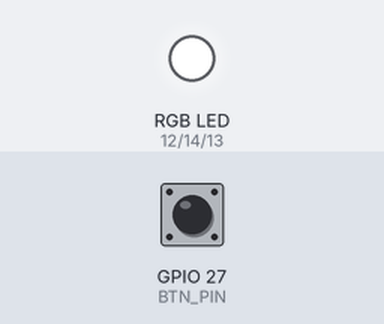
The sketch below on a simulated ESP32. Parts: an RGB LED mixed from three pins (HIGH = lit). Dashed ring = blinking. The test bench sets the inputs (shaded band); at power-on: GPIO 27 (BTN_PIN) LOW. Dim RGB values are drawn brighter than linear; what the sketch prints to the serial monitor is not drawn.

Above: at 1.2 s.
1.3 s: GPIO 27 (BTN_PIN) pulled HIGH for 0.15 s
At 2.6 s:
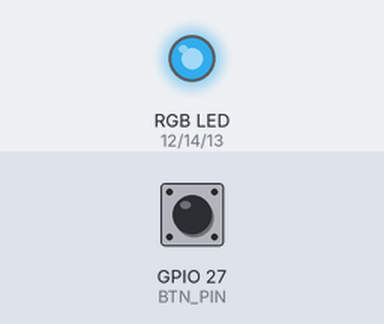
2.9 s: GPIO 27 (BTN_PIN) pulled HIGH for 1 s
At 4.3 s:
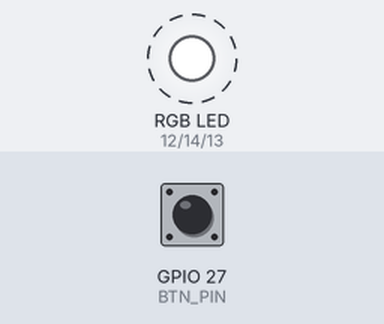
6.9 s: GPIO 27 (BTN_PIN) pulled HIGH for 0.15 s
At 8.73 s:
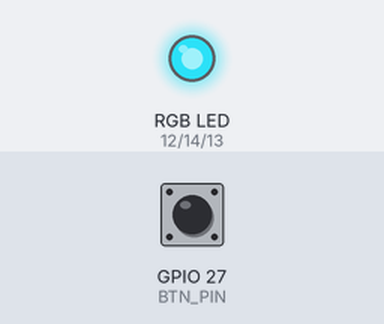
10.0 s: GPIO 27 (BTN_PIN) pulled HIGH for 3.2 s
At 14.5 s:
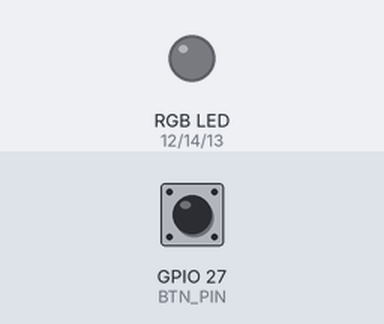
Timing chart, 0 to 15.7 s (numbered marks = the images above; inputs shaded):
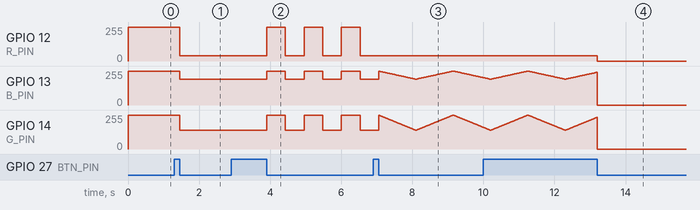

Measured:
- after the input at 1.3 s, GPIO 12 (R_PIN): 255/255 → 40/255 after 0.15 s; GPIO 13 (B_PIN): 255/255 → 194/255 after 0.15 s; GPIO 14 (G_PIN): 255/255 → 141/255 after 0.15 s
- after the input at 2.9 s, GPIO 12 (R_PIN): alternates 255/255 for 0.53 s and 40/255 for 0.53 s, starting after 1.0 s; GPIO 13 (B_PIN): alternates 255/255 for 0.53 s and 194/255 for 0.53 s, starting after 1.0 s; GPIO 14 (G_PIN): alternates 255/255 for 0.53 s and 141/255 for 0.53 s, starting after 1.0 s
- after the input at 6.9 s, GPIO 12 (R_PIN): stops changing and stays 40/255
- after the input at 10.0 s, GPIO 12 (R_PIN): 40/255 → 0/255 after 3.2 s

The sketch:

pwm_test.ino
```cpp
#include <WiFi.h>
#include <ESPAsyncWebServer.h>

// WiFi credentials
const char* ssid = "ESP32_AccessPoint";
const char* password = "12345678";

// Global variables for custom RGB values
volatile uint32_t CUSTOM_RGB[3] = {0, 0, 0}; // Default to black

// Create AsyncWebServer object on port 80
AsyncWebServer server(80);

// Pin definitions
#define R_PIN 12
#define G_PIN 14
#define B_PIN 13
#define BTN_PIN 27

// State definitions
#define SOLID_WHITE 0
#define SOLID_BLUE 1
#define ALTERNATING 2
#define RUNNING 3
#define CUSTOM 4

uint8_t BLUE[3] = {40, 141, 194};
uint8_t WHITE[3] = {255, 255, 255};

uint8_t state = 0;
uint8_t debounce = 0;
uint16_t running_cnt = 0;

float r_step;
float g_step;
float b_step;

// Function to handle RGB changes
void setCustomRGB(uint32_t r, uint32_t g, uint32_t b) {
  CUSTOM_RGB[0] = r;
  CUSTOM_RGB[1] = g;
  CUSTOM_RGB[2] = b;
}

void setup() {
  // Initialize pins
  pinMode(BTN_PIN, INPUT);
  pinMode(R_PIN, OUTPUT);
  pinMode(G_PIN, OUTPUT);
  pinMode(B_PIN, OUTPUT);

  // Initialize WiFi in access point mode
  WiFi.softAP(ssid, password);
  Serial.begin(115200);
  Serial.println("Access point started");
  Serial.print("IP Address: ");
  Serial.println(WiFi.softAPIP());

  // Serve the webpage for RGB input
  server.on("/", HTTP_GET, [](AsyncWebServerRequest *request){
    request->send(200, "text/html", R"rawliteral(
      <!DOCTYPE html>
      <html>
      <head>
      <meta name="viewport" content="width=device-width,initial-scale=1">
      <title>RGB Control</title>
      <style>
      body{font-family:Arial;max-width:400px;margin:50px auto;padding:20px;background:#222;color:#fff}
      h1{text-align:center;font-size:24px;margin:0 0 20px}
      .mode{text-align:center;margin-bottom:20px}
      .mode label{display:inline;margin:0 10px;font-weight:normal;cursor:pointer}
      .slider{width:100%;margin:15px 0}
      input[type=range]{width:100%;height:30px;-webkit-appearance:none;background:transparent}
      input[type=range]::-webkit-slider-track{height:8px;background:#555;border-radius:4px}
      input[type=range]::-webkit-slider-thumb{-webkit-appearance:none;width:24px;height:24px;border-radius:50%;cursor:pointer}
      input[type=range]::-moz-range-track{height:8px;background:#555;border-radius:4px}
      input[type=range]::-moz-range-thumb{width:24px;height:24px;border-radius:50%;border:0;cursor:pointer}
      #r::-webkit-slider-thumb,#r2::-webkit-slider-thumb{background:#f00}
      #r::-moz-range-thumb,#r2::-moz-range-thumb{background:#f00}
      #g::-webkit-slider-thumb,#g2::-webkit-slider-thumb{background:#0f0}
      #g::-moz-range-thumb,#g2::-moz-range-thumb{background:#0f0}
      #b::-webkit-slider-thumb,#b2::-webkit-slider-thumb{background:#00f}
      #b::-moz-range-thumb,#b2::-moz-range-thumb{background:#00f}
      label{display:flex;justify-content:space-between;margin-bottom:5px;font-weight:bold}
      .val{background:#333;border:1px solid #555;border-radius:4px;padding:2px 6px;color:#fff;width:35px;text-align:center}
      input[type=number]::-webkit-inner-spin-button,input[type=number]::-webkit-outer-spin-button{-webkit-appearance:none;margin:0}
      input[type=number]{-moz-appearance:textfield}
      #preview{height:60px;border-radius:8px;margin:20px 0;transition:background .1s}
      #preview2{height:60px;border-radius:8px;margin:20px 0;transition:background .1s;display:none}
      #c2{display:none}
      button{width:100%;padding:12px;font-size:16px;background:#0066cc;color:#fff;border:0;border-radius:6px;cursor:pointer;margin-top:10px}
      button:active{background:#0052a3}
      </style>
      </head>
      <body>
      <h1>RGB Light Control</h1>
      <div class="mode">
      <label><input type="radio" name="m" value="0" checked onchange="m()"> Single</label>
      <label><input type="radio" name="m" value="1" onchange="m()"> Transition</label>
      </div>
      <div id="preview"></div>
      <div id="c1">
      <div class="slider">
      <label>R: <input type="number" class="val" id="rv" min="0" max="255" value="0" onchange="v('r',this.value)"></label>
      <input type="range" id="r" min="0" max="255" value="0" oninput="u()">
      </div>
      <div class="slider">
      <label>G: <input type="number" class="val" id="gv" min="0" max="255" value="0" onchange="v('g',this.value)"></label>
      <input type="range" id="g" min="0" max="255" value="0" oninput="u()">
      </div>
      <div class="slider">
      <label>B: <input type="number" class="val" id="bv" min="0" max="255" value="0" onchange="v('b',this.value)"></label>
      <input type="range" id="b" min="0" max="255" value="0" oninput="u()">
      </div>
      </div>
      <div id="c2">
      <div id="preview2"></div>
      <div class="slider">
      <label>R2: <input type="number" class="val" id="r2v" min="0" max="255" value="0" onchange="v('r2',this.value)"></label>
      <input type="range" id="r2" min="0" max="255" value="0" oninput="u2()">
      </div>
      <div class="slider">
      <label>G2: <input type="number" class="val" id="g2v" min="0" max="255" value="0" onchange="v('g2',this.value)"></label>
      <input type="range" id="g2" min="0" max="255" value="0" oninput="u2()">
      </div>
      <div class="slider">
      <label>B2: <input type="number" class="val" id="b2v" min="0" max="255" value="0" onchange="v('b2',this.value)"></label>
      <input type="range" id="b2" min="0" max="255" value="0" oninput="u2()">
      </div>
      </div>
      <button onclick="s()">Set Color</button>
      <script>
      function u(){
      let r=document.getElementById('r').value;
      let g=document.getElementById('g').value;
      let b=document.getElementById('b').value;
      document.getElementById('rv').value=r;
      document.getElementById('gv').value=g;
      document.getElementById('bv').value=b;
      document.getElementById('preview').style.background='rgb('+r+','+g+','+b+')';
      }
      function u2(){
      let r2=document.getElementById('r2').value;
      let g2=document.getElementById('g2').value;
      let b2=document.getElementById('b2').value;
      document.getElementById('r2v').value=r2;
      document.getElementById('g2v').value=g2;
      document.getElementById('b2v').value=b2;
      document.getElementById('preview2').style.background='rgb('+r2+','+g2+','+b2+')';
      }
      function v(id,val){
      document.getElementById(id).value=val;
      if(id.includes('2'))u2();else u();
      }
      function m(){
      let mode=document.querySelector('input[name="m"]:checked').value;
      document.getElementById('c2').style.display=mode=='1'?'block':'none';
      document.getElementById('preview2').style.display=mode=='1'?'block':'none';
      }
      function s(){
      let mode=document.querySelector('input[name="m"]:checked').value;
      let r=document.getElementById('r').value;
      let g=document.getElementById('g').value;
      let b=document.getElementById('b').value;
      let body='r='+r+'&g='+g+'&b='+b+'&m='+mode;
      if(mode=='1'){
      let r2=document.getElementById('r2').value;
      let g2=document.getElementById('g2').value;
      let b2=document.getElementById('b2').value;
      body+='&r2='+r2+'&g2='+g2+'&b2='+b2;
      }
      fetch('/setRGB',{method:'POST',headers:{'Content-Type':'application/x-www-form-urlencoded'},body:body});
      }
      u();
      </script>
      </body>
      </html>
    )rawliteral");
  });

  // Handle RGB POST request
  server.on("/setRGB", HTTP_POST, [](AsyncWebServerRequest *request){
    if (request->hasParam("r", true) && request->hasParam("g", true) && request->hasParam("b", true)) {
      uint32_t r = request->getParam("r", true)->value().toInt();
      uint32_t g = request->getParam("g", true)->value().toInt();
      uint32_t b = request->getParam("b", true)->value().toInt();
      setCustomRGB(r, g, b);
      request->send(200, "text/plain", "RGB values updated");
    } else {
      request->send(400, "text/plain", "Invalid RGB values");
    }
  });

  // Start server
  server.begin();
}

void loop() {
  // Check the state, then run the appropriate
  switch (state) {
    case SOLID_WHITE:
      lightWhite();
      break;
    case SOLID_BLUE:
      lightBlue();
      break;
    case ALTERNATING:
      if (running_cnt < 500) {
        lightWhite();
        delay(1);
        running_cnt++;
      } else {
        lightBlue();
        delay(1);
        running_cnt = (running_cnt + 1) % 1000;
      }
      break;
    case RUNNING:
      // calculate step size
      r_step = lin_interp(WHITE[0],BLUE[0],1000);
      g_step = lin_interp(WHITE[1],BLUE[1],1000);
      b_step = lin_interp(WHITE[2],BLUE[2],1000);
      if (running_cnt < 1000) {
        writeLed((uint8_t)(WHITE[0]+r_step*running_cnt),(uint8_t)(WHITE[1]+g_step*running_cnt),(uint8_t)(WHITE[2]+b_step*running_cnt));
        delay(1);
        running_cnt++;
      } else {
        writeLed((uint8_t)(BLUE[0]-r_step*(running_cnt-1000)),(uint8_t)(BLUE[1]-g_step*(running_cnt-1000)),(uint8_t)(BLUE[2]-b_step*(running_cnt-1000)));
        delay(1);
        running_cnt = (running_cnt + 1) % 2000;
      }
      break;
    case CUSTOM:
      analogWrite(R_PIN, CUSTOM_RGB[0]);
      analogWrite(G_PIN, CUSTOM_RGB[1]);
      analogWrite(B_PIN, CUSTOM_RGB[2]);
      break;
    default:
      analogWrite(R_PIN, 0);
      analogWrite(G_PIN, 0);
      analogWrite(B_PIN, 0);
  }

  // Debounce button press and increment the state
  int btn_val = digitalRead(BTN_PIN);

  if (btn_val == HIGH) {
    if (debounce < 255) {
      debounce++;
    }
  } else if (btn_val == LOW && debounce > 1) {
    debounce = 0;
    running_cnt = 0;
    state = (state + 1) % 5;
  } else {
    debounce = 0;
  }
}

void writeLed(uint8_t r, uint8_t g, uint8_t b){
  analogWrite(R_PIN, r);
  analogWrite(G_PIN, g);
  analogWrite(B_PIN, b);
}

void lightWhite() {
  analogWrite(R_PIN, WHITE[0]);
  analogWrite(G_PIN, WHITE[1]);
  analogWrite(B_PIN, WHITE[2]);
}

void lightBlue() {
  analogWrite(R_PIN, BLUE[0]);
  analogWrite(G_PIN, BLUE[1]);
  analogWrite(B_PIN, BLUE[2]);
}

float lin_interp(float x, float y, float steps){
// This function takes two values and a number of steps and returns the step size
return (y-x)/steps;
}
```
